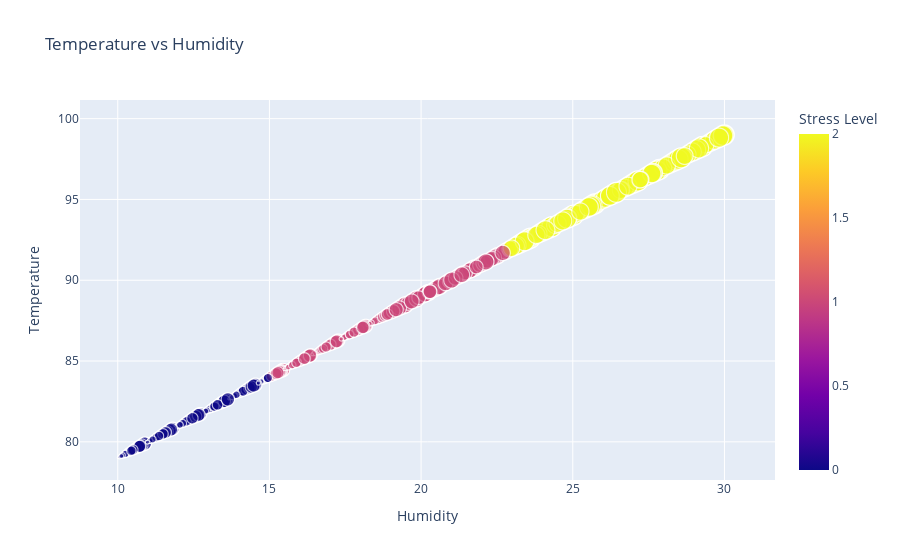

This figure's notebook cell:
### Code cell
fig = px.scatter(df, x='Humidity', y='Temperature', size="Step count", 
           color='Stress Level',
           title="Temperature vs Humidity")
fig

### Figure 1 — Plotly figure (JSON) as saved in the notebook; plotly's stock layout.template omitted (floating-point values rounded to 4 significant figures; data arrays with more than 128 entries replaced by an {"elided": "..."} marker saying what was removed)
{"data": [{"hovertemplate": "Humidity=%{x}<br>Temperature=%{y}<br>Step count=%{marker.size}<br>Stress Level=%{marker.color}<extra></extra>", "legendgroup": "", "marker": {"color": {"elided": "2001 int values"}, "coloraxis": "coloraxis", "size": {"elided": "2001 int values"}, "sizemode": "area", "sizeref": 0.5, "symbol": "circle"}, "mode": "markers", "name": "", "showlegend": false, "type": "scattergl", "x": {"elided": "2001 float values"}, "xaxis": "x", "y": {"elided": "2001 float values"}, "yaxis": "y"}], "layout": {"coloraxis": {"colorbar": {"title": {"text": "Stress Level"}}, "colorscale": [[0, "#0d0887"], [0.1111, "#46039f"], [0.2222, "#7201a8"], [0.3333, "#9c179e"], [0.4444, "#bd3786"], [0.5556, "#d8576b"], [0.6667, "#ed7953"], [0.7778, "#fb9f3a"], [0.8889, "#fdca26"], [1, "#f0f921"]]}, "legend": {"itemsizing": "constant", "tracegroupgap": 0}, "title": {"text": "Temperature vs Humidity"}, "xaxis": {"anchor": "y", "domain": [0, 1], "title": {"text": "Humidity"}}, "yaxis": {"anchor": "x", "domain": [0, 1], "title": {"text": "Temperature"}}}}
